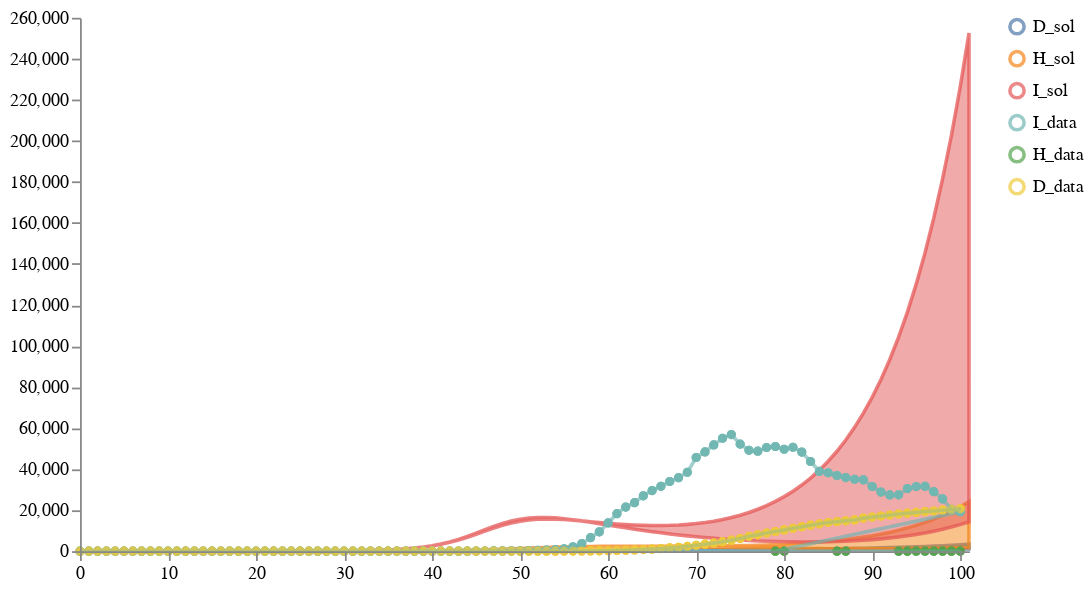

The notebook cell this image was saved under:
### Markdown cell above
### Load and calibrate and sample an ensemble of models

### Code cell
num_samples = 2
model_paths = [model1_location, model4_location, model6_location]
data_path = "../../notebook/ensemble_eval_sa/NY_data1.csv"
weights = [1/3, 1/3, 1/3]
solution_mappings = [{"I": "I", "H": "H", "D": "D"},
                     {"I": "I", "H": "H", "D": "D"}, 
                     {"I": "Cases", "H": "Hosp", "D": "Deaths"},
                     ]

# Run the calibration and sampling
result = load_and_calibrate_and_sample_ensemble_model(
    model_paths,
    data_path,
    weights,
    solution_mappings,
    num_samples,
    timepoints,
    verbose=True,
    total_population=19340000,
    num_iterations=200,
    time_unit="days",
    visual_options={"title": "Calibrated Ensemble", "subset":".*_sol"}
)

# # Save results
# result["data"].to_csv(
#     os.path.join(DEMO_PATH, "results_petri_ensemble/calibrated_sample_results.csv"), index=False
# )
# result["quantiles"].to_csv(
#     os.path.join(DEMO_PATH, "results_petri_ensemble/calibrated_quantile_results.csv"), index=False
# )

# Plot results
schema = plots.trajectories(pd.DataFrame(result["data"]), subset=".*_sol",
                            points=test_data.reset_index(drop=True).rename(columns={"I":"I_data", "H":"H_data", "D":"D_data"}),
                           )
schema = plots.pad(schema, 5)
plots.ipy_display(schema)

### Figure 1 — Vega specification as saved in the notebook (floating-point values rounded to 4 significant figures; data arrays with more than 128 entries replaced by an {"elided": "..."} marker saying what was removed)
{"$schema": "https://vega.github.io/schema/vega/v5.json", "axes": [{"name": "x_axis", "orient": "bottom", "scale": "xscale", "zindex": 100}, {"name": "y_axis", "orient": "left", "scale": "yscale", "zindex": 100}], "data": [{"name": "distributions", "values": {"elided": "306 records"}}, {"name": "traces", "transform": [{"expr": "isValid(datum.value)", "type": "filter"}], "values": []}, {"name": "points", "values": {"elided": "214 records"}}, {"name": "markers", "values": []}, {"name": "selected", "on": [{"remove": true, "trigger": "clear"}, {"remove": true, "trigger": "!shift"}, {"insert": "clicked", "trigger": "!shift && clicked"}, {"toggle": "clicked", "trigger": "shift && clicked"}]}], "height": 300, "legends": [{"encode": {"labels": {"interactive": true, "name": "legendLabel", "update": {"opacity": [{"test": "!length(data('selected')) || indata('selected', 'value', datum.value)", "value": 1}, {"value": 0.25}]}}, "symbols": {"interactive": true, "name": "legendSymbol", "update": {"fill": {"value": "transparent"}, "opacity": [{"test": "!length(data('selected')) || indata('selected', 'value', datum.value)", "value": 0.7}, {"value": 0.15}], "size": {"value": 64}, "strokeWidth": {"value": 2}}}}, "name": "color_legend", "stroke": "color"}], "marks": [{"from": {"facet": {"data": "points", "groupby": "trajectory", "name": "points_split"}}, "marks": [{"encode": {"hover": {"fillOpacity": {"value": 0.9}}, "update": {"fill": {"field": "trajectory", "scale": "color"}, "fillOpacity": [{"test": "!length(data('selected')) || indata('selected', 'value', datum.trajectory)", "value": 0.5}, {"value": 0.15}], "size": {"value": 10}, "stroke": {"field": "trajectory", "scale": "color"}, "strokeOpacity": [{"test": "!length(data('selected')) || indata('selected', 'value', datum.trajectory)", "value": 0.75}, {"value": 0.15}], "strokeWidth": {"value": 2}, "tooltip": {"field": "value"}, "x": {"field": "timepoint", "scale": "xscale"}, "y": {"field": "value", "scale": "yscale"}}}, "from": {"data": "points"}, "name": "_points_symbol", "type": "symbol", "zindex": 3}, {"encode": {"hover": {"fillOpacity": {"value": 0.9}}, "update": {"interpolate": {"value": "linear"}, "stroke": {"field": "trajectory", "scale": "color"}, "strokeOpacity": [{"test": "!length(data('selected')) || indata('selected', 'value', datum.trajectory)", "value": 0.3}, {"value": 0.1}], "strokeWidth": {"value": 2}, "x": {"field": "timepoint", "scale": "xscale"}, "y": {"field": "value", "scale": "yscale"}}}, "from": {"data": "points"}, "name": "_points_line", "type": "line", "zindex": 3}], "name": "_points", "type": "group", "zindex": 3}, {"from": {"facet": {"data": "traces", "groupby": "trajectory", "name": "traces_split"}}, "marks": [{"encode": {"hover": {"fillOpacity": {"value": 0.9}}, "update": {"interpolate": {"value": "linear"}, "stroke": {"field": "trajectory", "scale": "color"}, "strokeOpacity": [{"test": "!length(data('selected')) || indata('selected', 'value', datum.trajectory)", "value": 0.75}, {"value": 0.15}], "strokeWidth": {"value": 2}, "x": {"field": "timepoint", "scale": "xscale"}, "y": {"field": "value", "scale": "yscale"}}}, "from": {"data": "traces_split"}, "name": "_traces_lines", "type": "line"}], "name": "_traces", "type": "group", "zindex": 2}, {"from": {"facet": {"data": "distributions", "groupby": "trajectory", "name": "trajectory_split"}}, "marks": [{"encode": {"hover": {"fillOpacity": {"value": 0.9}}, "update": {"fill": {"field": "trajectory", "scale": "color"}, "fillOpacity": [{"test": "!length(data('selected')) || indata('selected', 'value', datum.trajectory)", "value": 0.5}, {"value": 0.15}], "interpolate": {"value": "linear"}, "stroke": {"field": "trajectory", "scale": "color"}, "strokeOpacity": [{"test": "!length(data('selected')) || indata('selected', 'value', datum.trajectory)", "value": 0.75}, {"value": 0.15}], "strokeWidth": {"value": 2}, "x": {"field": "timepoint", "scale": "xscale"}, "y": {"field": "upper", "scale": "yscale"}, "y2": {"field": "lower", "scale": "yscale"}}}, "from": {"data": "trajectory_split"}, "type": "area"}], "name": "_distributions", "type": "group", "zindex": 1}, {"marks": [{"encode": {"enter": {"stroke": {"value": "lightgray"}}, "update": {"opacity": {"value": 1}, "x": {"field": "timepoint", "scale": "xscale"}, "y": {"signal": "height"}, "y2": {"value": 0}}}, "from": {"data": "markers"}, "name": "_marker text", "type": "rule"}, {"encode": {"enter": {"fontSize": {"value": 8}, "text": {"field": "datum.label"}, "y": {"value": 0}}}, "from": {"data": "_marker text"}, "name": "_marker flags", "transform": [{"as": ["x", "_y", "opacity", "align", "baseline"], "lineAnchor": "start", "offset": [1], "size": {"signal": "[width, height]"}, "type": "label"}], "type": "text"}], "name": "_markers", "type": "group"}], "padding": 5, "scales": [{"domain": {"fields": [{"data": "distributions", "field": "timepoint"}, {"data": "traces", "field": "timepoint"}, {"data": "points", "field": "timepoint"}, {"data": "markers", "field": "timepoint"}]}, "name": "xscale", "range": "width", "type": "linear", "zero": false}, {"domain": {"fields": [{"data": "distributions", "field": "lower"}, {"data": "distributions", "field": "upper"}, {"data": "traces", "field": "value"}, {"data": "points", "field": "value"}]}, "name": "yscale", "nice": true, "range": "height", "type": "linear", "zero": true}, {"domain": {"fields": [{"data": "distributions", "field": "trajectory"}, {"data": "traces", "field": "trajectory"}, {"data": "points", "field": "trajectory"}]}, "name": "color", "range": "category", "type": "ordinal"}], "signals": [{"name": "clear", "on": [{"events": "mouseup[!event.item]", "force": true, "update": "true"}], "value": true}, {"name": "shift", "on": [{"events": "@legendSymbol:click, @legendLabel:click", "force": true, "update": "event.shiftKey"}], "value": false}, {"name": "clicked", "on": [{"events": "@legendSymbol:click, @legendLabel:click", "force": true, "update": "{value: datum.value}"}], "value": null}], "width": 500}
